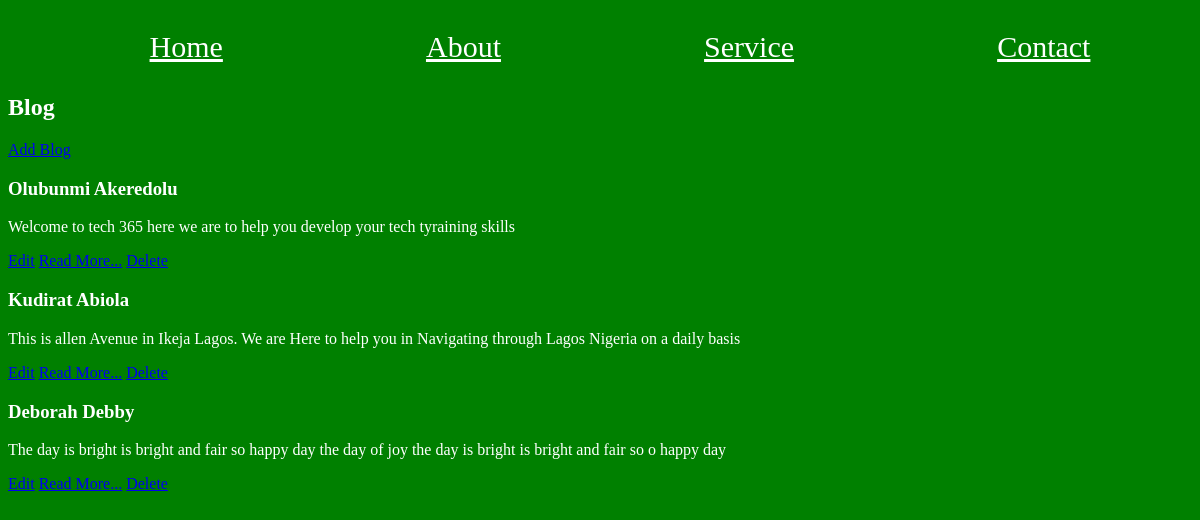
The page / on the database its author committed.
### pages/models.py (models this page shows, shortened)
class Blog(models.Model):
    title = models.CharField(max_length=255)
    body = models.CharField(max_length=255)
    data= models.DateField(auto_now_add=True)

### pages/views.py (the view)
# urls.py: path('', views.index, name='index'),
def index(request):
    all_blogs= Blog.objects.all().order_by('-data')
    return render(request, 'index.html', {'all_blogs': all_blogs})

### templates/index.html
{% extends "base.html" %}
{% load static %}
{% block content %}
<h1>Blog</h1>
<a href="/add">Add Blog</a>
{% for blog in all_blogs %}
<h3>{{ blog.title}}</h3>
<p>{{blog.body}}</p>
<a href="{% url 'edit' blog.id %}">Edit</a>
<a href="{% url 'blog' blog.id %}">Read More...</a>
<a href="{% url 'remove' blog.id %}">Delete</a>
{% endfor %}
{% endblock %}

### templates/base.html (shortened to what this page needs)
{% load static %}
<!DOCTYPE html>
<html lang="en">
<head>
    <link rel="stylesheet" href="{% static 'css/styles.css' %}">
</head>
<body>
    <nav>
        <ul>
            <li><a href="{% url 'index' %}">Home</a></li>
            <li><a href="{% url 'about' %}">About</a></li>
            <li><a href="{% url 'service' %}">Service</a></li>
            <li><a href="{% url 'contact' %}">Contact</a></li>
        </ul>
        {% block content %}
        {% endblock %}
    </nav>
</body>
</html>

### static/css/styles.css (style rules this page uses)
body { background-color: green; color:white; }
nav ul { display: flex; justify-content: space-around; font-size: 30px; list-style: none; color: white; }
nav ul li a { color: white; }

### rows shown on the page
Blog: title "Olubunmi Akeredolu", body "Welcome to tech 365 here we are to help you develop your tech tyraining skills"
Blog: title "Kudirat Abiola", body "This is allen Avenue in Ikeja Lagos. We are Here to help you in Navigating through Lagos Nigeria on a daily basis"
Blog: title "Deborah Debby", body "The day is bright is bright and fair so happy day the day of joy the day is bright is bright and fair so o happy day"
